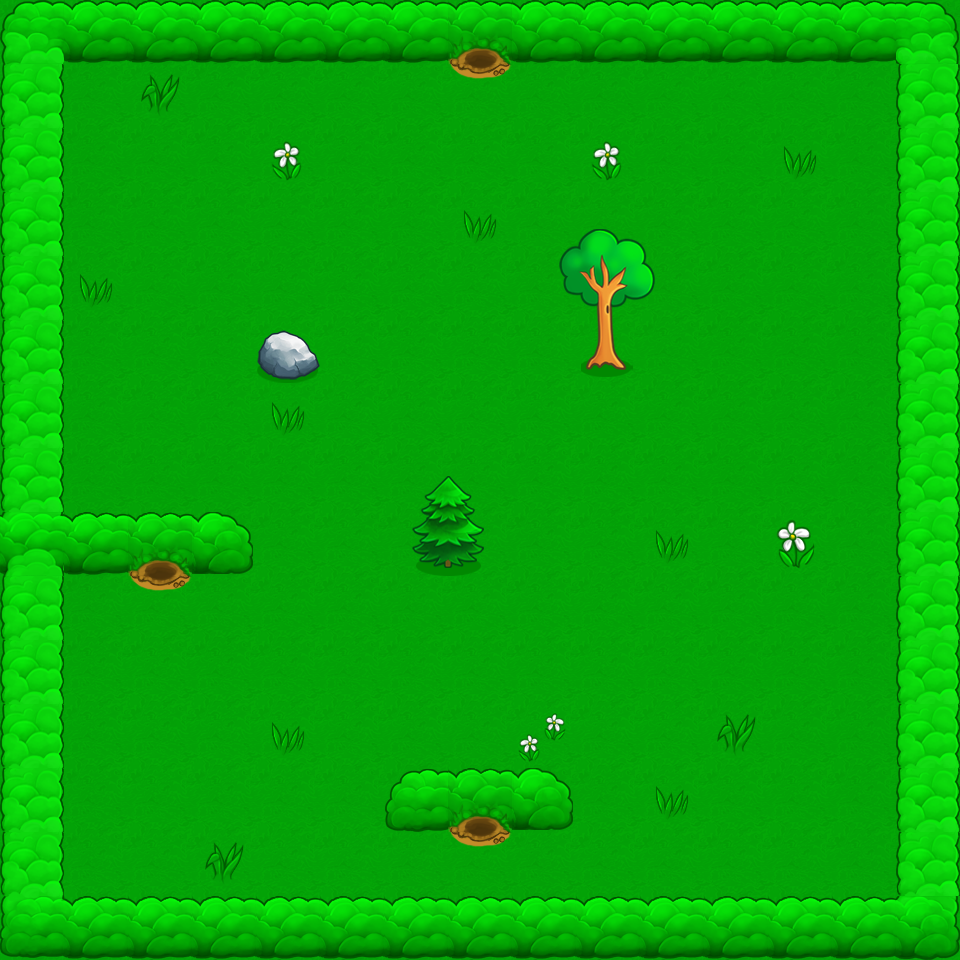

This is a level from a 2D game, rendered from its Tiled map with the project's own tilesets. A one-line summary and the map file follow, with tile-layer data summarised:
An orthogonal 15x15 tile map with 64x64 px tiles, 3 tile layers (bot, collision, top).

<map version="1.0" orientation="orthogonal" width="15" height="15" tilewidth="64" tileheight="64">
 <tileset firstgid="1" name="atlas" tilewidth="64" tileheight="64">
  <image source="atlas.png" width="1024" height="512" />
  <tile id="0">
   <properties>
    <property name="wall" value="" />
   </properties>
  </tile>
  <tile id="1">
   <properties>
    <property name="wall" value="" />
   </properties>
  </tile>
  <tile id="2">
   <properties>
    <property name="wall" value="" />
   </properties>
  </tile>
  <tile id="4">
   <properties>
    <property name="wall" value="" />
   </properties>
  </tile>
  <tile id="8">
   <properties>
    <property name="wall" value="" />
   </properties>
  </tile>
  <tile id="9">
   <properties>
    <property name="wall" value="" />
   </properties>
  </tile>
  <tile id="10">
   <properties>
    <property name="wall" value="" />
   </properties>
  </tile>
  <tile id="11">
   <properties>
    <property name="wall" value="" />
   </properties>
  </tile>
  <tile id="16">
   <properties>
    <property name="wall" value="" />
   </properties>
  </tile>
  <tile id="17">
   <properties>
    <property name="wall" value="" />
   </properties>
  </tile>
  <tile id="18">
   <properties>
    <property name="wall" value="" />
   </properties>
  </tile>
  <tile id="19">
   <properties>
    <property name="wall" value="" />
   </properties>
  </tile>
  <tile id="20">
   <properties>
    <property name="" value="" />
   </properties>
  </tile>
  <tile id="21">
   <properties>
    <property name="" value="" />
   </properties>
  </tile>
  <tile id="22">
   <properties>
    <property name="" value="" />
   </properties>
  </tile>
  <tile id="23">
   <properties>
    <property name="" value="" />
   </properties>
  </tile>
  <tile id="24">
   <properties>
    <property name="" value="" />
   </properties>
  </tile>
  <tile id="25">
   <properties>
    <property name="wall" value="" />
   </properties>
  </tile>
  <tile id="26">
   <properties>
    <property name="wall" value="" />
   </properties>
  </tile>
  <tile id="32">
   <properties>
    <property name="wall" value="" />
   </properties>
  </tile>
  <tile id="33">
   <properties>
    <property name="wall" value="" />
   </properties>
  </tile>
  <tile id="34">
   <properties>
    <property name="wall" value="" />
   </properties>
  </tile>
  <tile id="36">
   <properties>
    <property name="wall" value="" />
   </properties>
  </tile>
  <tile id="37">
   <properties>
    <property name="wall" value="" />
   </properties>
  </tile>
  <tile id="39">
   <properties>
    <property name="wall" value="" />
   </properties>
  </tile>
  <tile id="48">
   <properties>
    <property name="wall" value="" />
   </properties>
  </tile>
  <tile id="49">
   <properties>
    <property name="wall" value="" />
   </properties>
  </tile>
  <tile id="50">
   <properties>
    <property name="wall" value="" />
   </properties>
  </tile>
  <tile id="65">
   <properties>
    <property name="hole" value="" />
    <property name="wall" value="" />
   </properties>
  </tile>
 </tileset>
 <layer name="bot" width="15" height="15">
  <data>[225 cells, 225 non-empty, 1 distinct tile ids]</data>
 </layer>
 <layer name="collision" width="15" height="15">
  <data>[225 cells, 83 non-empty, 20 distinct tile ids]</data>
 </layer>
 <layer name="top" width="15" height="15">
  <data>[225 cells, 8 non-empty, 8 distinct tile ids]</data>
 </layer>
</map>
